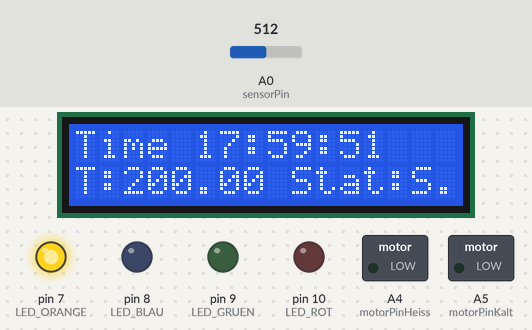
Bench run of a sketch on a simulated Arduino Uno, built with avr-gcc and run on an emulated ATmega328P. On the bench: 16×2 character LCD, switched loads named in the sketch (green lamp = pin HIGH), output pins drawn as LEDs (lit = HIGH). The inputs (shaded band) are chosen by the test bench; at power-on: A0 (sensorPin) = 512. What the sketch prints to the serial monitor is not drawn.

Above: at 1.2 s.
1.3 s: A0 (sensorPin) set to 716
At 2.8 s:
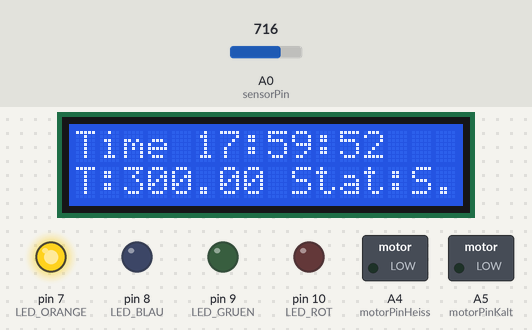
4.5 s: A0 (sensorPin) set to 900
At 5.8 s:
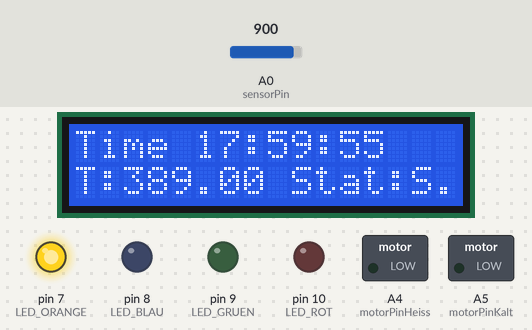
7.5 s: A0 (sensorPin) set to 163
At 10.5 s:
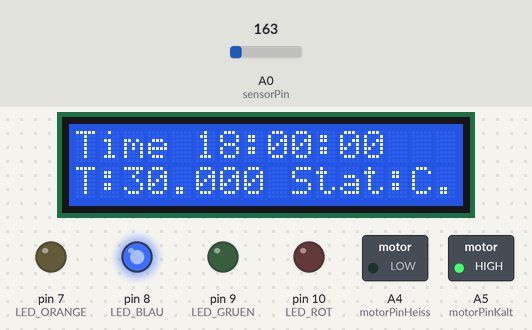
11.6 s: A0 (sensorPin) set to 152
At 12.4 s:
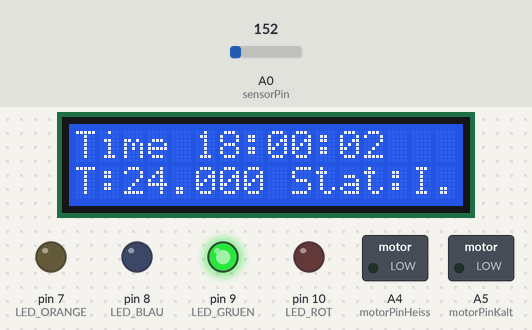
15.7 s: A0 (sensorPin) set to 122
At 16.9 s:
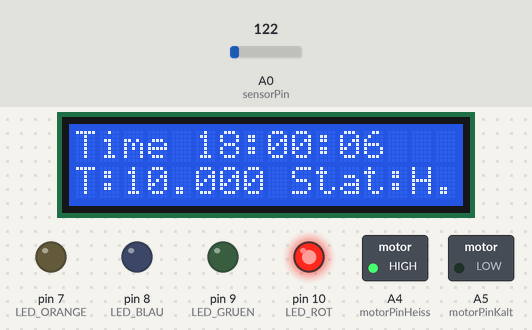
Timing chart, 0 to 18.7 s (numbered marks = the images above; inputs shaded):
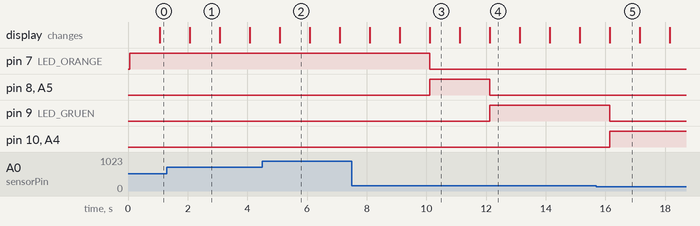

Measured:
- the behaviour switches between 153 and 152 on A0 (sensorPin) (found by bisection; images 3 and 4)
- after the input at 11.6 s, pin 8 (LED_BLAU), A5 (motorPinKalt): HIGH → LOW after 0.53 s; pin 9 (LED_GRUEN): LOW → HIGH after 0.53 s; the display: first differs from a run without the input after 0.53 s (image 4)
- after the input at 15.7 s, pin 9 (LED_GRUEN): HIGH → LOW after 0.45 s; pin 10 (LED_ROT), A4 (motorPinHeiss): LOW → HIGH after 0.45 s; the display: first differs from a run without the input after 0.45 s (image 5)
- what the display in image 1 shows lasts 1.0 s, from 2.1 s to 3.1 s

The sketch:

untitled2.ino
```cpp
#include <LiquidCrystal.h>

LiquidCrystal lcd(12, 11, 5, 4, 3, 2);
int sensorPin = A0;
int motorPinKalt = A5;
int motorPinHeiss = A4;

int LED_ROT = 10;
int LED_GRUEN = 9;
int LED_BLAU = 8;
int LED_ORANGE = 7;
int valueOld = 0;
int s = 50;
int m = 59;
int h = 17;


void setup()
{
    pinMode(LED_ROT, OUTPUT);
    pinMode(LED_GRUEN, OUTPUT);
    pinMode(LED_BLAU, OUTPUT);
    pinMode(LED_ORANGE, OUTPUT);
    Serial.begin(9600);

    lcd.begin(16, 2);
}

void loop() {

//Calculate Temperature and round it and display temperature
    int sensorWert = analogRead(A0);
    float voltage = sensorWert * 5.0;
    voltage /= 1024.0;
    float temp = (voltage - 0.5) * 100 ;

    temp = roundTemp(temp, 0);

    lcd.setCursor(0, 1);
    lcd.print("T:");

    lcd.setCursor(2, 1);
    lcd.print(temp);

    valueOld = temp;


lcd.setCursor(9, 1);
  	lcd.print("Stat:");

  //set actors and print coresponding action
    if(checkTime() == true){
        //turn on led for respective case
        if(temp <= 24 && temp >= 22){
            setActors(0,0,1,0,0,0);
lcd.print("I.");
        }

        else if(temp > 24){
            setActors(0,1000,0,0,1,0);
          	lcd.print("C.");
        }

        else if(temp < 22){
            setActors(1000,0,0,1,0,0);
lcd.print("H.");
        }
    }
    else{
        setActors(0,0,0,0,0,1);
      	lcd.print("S.");
    }

    delay (1000);
    s++;


    if(s == 60){
        m++;
        s = 0;
    }
    if(m == 60){

        h++;
        m = 0;
    }
    if(h == 24){

        h = 0;
    }
  //construct clock
    lcd.setCursor(0,0);
    lcd.print("Time ");
    if(h<10)lcd.print("0");
    lcd.print(h);
    lcd.print(":");
    if(m<10)lcd.print("0");
    lcd.print(m);
    lcd.print(":");
    if(s<10)lcd.print("0");
    lcd.print(s);
}

//round temperature using given value and decimal
float oldTemp;
int oldX;
float roundTemp(float val, byte dec) {

    if(val != oldTemp){

        float x = val * pow(10, dec);
        float y = round(x);
        float z = x - y;
        if ((int) z == 5) {
            y++;
        } else {
        }

        oldTemp = val;


        x = y / pow(10, dec);

        oldX = x;

        return x;
    }
    return oldX;
}

//check the current "time" and return true or false
bool checkTime(){
    if(h < 18){
        if(h < 8){
            Serial.print("true");
            return true;
        }
        Serial.print("false");
        return false;
    }
    else{
        Serial.print("true");
        return true;
    }
}
//controls the actors using given values
void setActors(int speedH, int speedC, int ledGruen, int ledRot,  int ledBlau, int ledOrange){
    int geschwindigkeitH = speedH;
    int geschwindigkeitK = speedC;
    analogWrite(motorPinHeiss, geschwindigkeitH);
    analogWrite(motorPinKalt, geschwindigkeitK);
    digitalWrite(LED_GRUEN,ledGruen);
    digitalWrite(LED_ROT, ledRot);
    digitalWrite(LED_BLAU, ledBlau);
    digitalWrite(LED_ORANGE, ledOrange);
}
```
